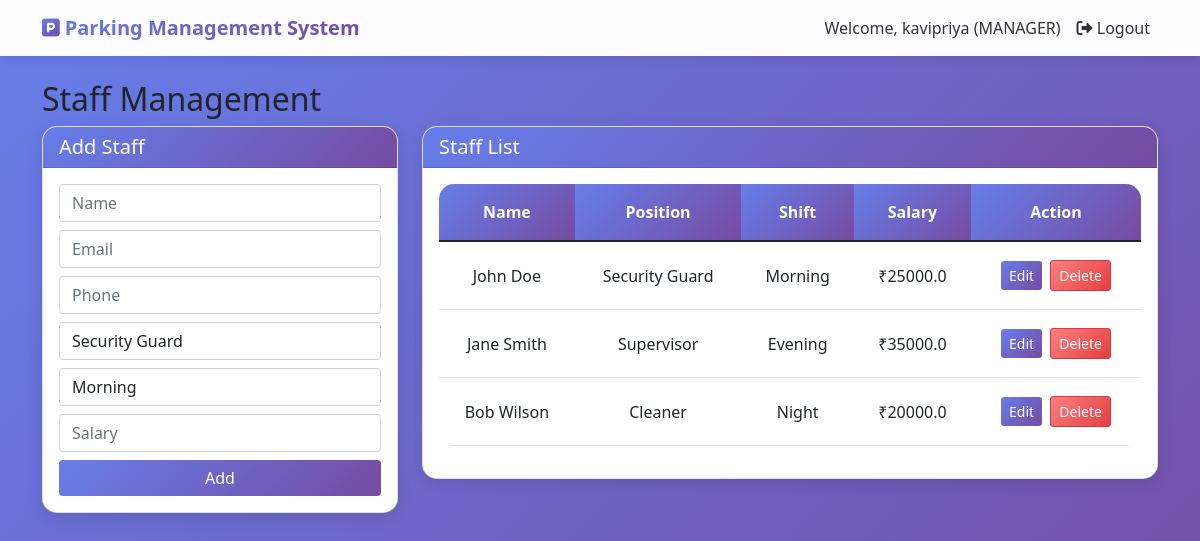
/manager/manage_staff (signed in), run on the app's committed database.
### models.py (models this page shows)
class User(UserMixin, db.Model):
    id = db.Column(db.Integer, primary_key=True)
    name = db.Column(db.String(100), nullable=False)
    email = db.Column(db.String(100), unique=True, nullable=False)
    phone = db.Column(db.String(15), nullable=False)
    password = db.Column(db.String(200), nullable=False)
    vehicle_number = db.Column(db.String(20), nullable=True)
    role = db.Column(db.String(30), default='user')
    created_at = db.Column(db.DateTime, default=datetime.utcnow)
    bookings = db.relationship('Booking', backref='user', lazy=True)
    manager_application = db.relationship('ManagerApplication', backref='user', uselist=False)

class Staff(db.Model):
    id = db.Column(db.Integer, primary_key=True)
    name = db.Column(db.String(100), nullable=False)
    email = db.Column(db.String(100), unique=True, nullable=False)
    phone = db.Column(db.String(15), nullable=False)
    position = db.Column(db.String(50), nullable=False)
    shift = db.Column(db.String(20), nullable=False)
    salary = db.Column(db.Float, nullable=False)
    joining_date = db.Column(db.DateTime, default=datetime.utcnow)
    status = db.Column(db.String(20), default='active')

### app.py (the view)
@app.route('/manager/manage_staff')
@login_required
def manage_staff():
    if current_user.role != 'manager':
        flash('Access denied!', 'danger')
        return redirect(url_for('user_dashboard'))
    staff_members = Staff.query.all()
    return render_template('manager/manage_staff.html', staff_members=staff_members)

### app.py (called while the page is built)
@login_manager.user_loader
def load_user(user_id):
    return User.query.get(int(user_id))

@app.context_processor
def utility_processor():
    return {'now': datetime.now}

### templates/manager/manage_staff.html
{% extends "base.html" %}
{% block content %}
<h2>Staff Management</h2>
<div class="row">
    <div class="col-md-4">
        <div class="card">
            <div class="card-header">
                <h5>Add Staff</h5>
            </div>
            <div class="card-body">
                <form method="POST" action="{{ url_for('add_staff') }}">
                    <div class="mb-2"><input type="text" name="name" placeholder="Name" class="form-control" required></div>
                    <div class="mb-2"><input type="email" name="email" placeholder="Email" class="form-control" required></div>
                    <div class="mb-2"><input type="tel" name="phone" placeholder="Phone" class="form-control" required></div>
                    <div class="mb-2">
                        <select name="position" class="form-control">
                            <option>Security Guard</option><option>Supervisor</option><option>Cleaner</option>
                        </select>
                    </div>
                    <div class="mb-2">
                        <select name="shift" class="form-control">
                            <option value="morning">Morning</option><option value="evening">Evening</option><option value="night">Night</option>
                        </select>
                    </div>
                    <div class="mb-2"><input type="number" name="salary" placeholder="Salary" class="form-control" required></div>
                    <button type="submit" class="btn btn-primary w-100">Add</button>
                </form>
            </div>
        </div>
    </div>
    <div class="col-md-8">
        <div class="card">
            <div class="card-header">
                <h5>Staff List</h5>
            </div>
            <div class="card-body">
                <table class="table">
                    <thead>
                        <tr>
                            <th>Name</th>
                            <th>Position</th>
                            <th>Shift</th>
                            <th>Salary</th>
                            <th>Action</th>
                        </tr>
                    </thead>
                    <tbody>
                        {% for staff in staff_members %}
                        <tr>
                            <td>{{ staff.name }}</td>
                            <td>{{ staff.position }}</td>
                            <td>{{ staff.shift }}</td>
                            <td>₹{{ staff.salary }}</td>
                            <td>
                                <a href="{{ url_for('edit_staff', staff_id=staff.id) }}"
                                   class="btn btn-primary btn-sm">Edit</a>
                                <a href="{{ url_for('delete_staff', staff_id=staff.id) }}"
                                   class="btn btn-danger btn-sm"
                                   onclick="return confirm('Delete this staff member?')">Delete</a>
                            </td>
                        </tr>
                        {% endfor %}
                    </tbody>
                </table>
            </div>
        </div>
    </div>
</div>
{% endblock %}

### templates/base.html (shortened to what this page needs)
<!DOCTYPE html>
<html lang="en">
<head>
    <link rel="stylesheet" href="{{ url_for('static', filename='css/style.css') }}">
    <link rel="stylesheet" href="https://cdnjs.cloudflare.com/ajax/libs/font-awesome/6.0.0/css/all.min.css">   <link href="https://cdn.jsdelivr.net/npm/bootstrap@5.1.3/dist/css/bootstrap.min.css" rel="stylesheet">
    <link rel="stylesheet" href="https://cdnjs.cloudflare.com/ajax/libs/font-awesome/6.0.0/css/all.min.css">
</head>
<body>
    <nav class="navbar navbar-expand-lg navbar-light">
        <div class="container">
            <a class="navbar-brand" href="/">
                <i class="fas fa-parking"></i> Parking Management System
            </a>
            <div class="collapse navbar-collapse" id="navbarNav">
                <ul class="navbar-nav ms-auto">
                    {% if current_user.is_authenticated %}
                        <li class="nav-item">
                            <span class="nav-link">Welcome, {{ current_user.name }} ({{ current_user.role|upper }})</span>
                        </li>
                        <li class="nav-item">
                            <a class="nav-link" href="{{ url_for('logout') }}">
                                <i class="fas fa-sign-out-alt"></i> Logout
                            </a>
                        </li>
                    {% endif %}
                </ul>
            </div>
        </div>
    </nav>
    <div class="container mt-4">
        {% block content %}{% endblock %}
    </div>
</body>
</html>

### static/css/style.css (style rules this page uses)
* { margin: 0; padding: 0; box-sizing: border-box; }
body { font-family: 'Poppins', 'Segoe UI', Tahoma, Geneva, Verdana, sans-serif; background: linear-gradient(135deg, #667eea 0%, #764ba2 100%); min-height: 100vh; overflow-x: hidden; }
.navbar { background: rgba(255, 255, 255, 0.98) !important; box-shadow: 0 2px 20px rgba(0, 0, 0, 0.1); backdrop-filter: blur(10px); padding: 1rem 0; }
.navbar-brand { font-size: 1.5rem; font-weight: bold; background: linear-gradient(135deg, #667eea 0%, #764ba2 100%); -webkit-background-clip: text; background-clip: text; color: transparent !important; transition: all 0.3s ease; }
.navbar-brand i { background: linear-gradient(135deg, #667eea 0%, #764ba2 100%); -webkit-background-clip: text; background-clip: text; color: transparent; }
.nav-link { color: #333 !important; font-weight: 500; transition: all 0.3s ease; position: relative; }
.nav-link::after { content: ''; position: absolute; width: 0; height: 2px; background: linear-gradient(135deg, #667eea 0%, #764ba2 100%); bottom: 0; left: 50%; transition: all 0.3s ease; }
.card { border: none; border-radius: 20px; box-shadow: 0 10px 40px rgba(0, 0, 0, 0.1); transition: all 0.3s ease; overflow: hidden; background: white; }
.card-header { background: linear-gradient(135deg, #667eea 0%, #764ba2 100%); color: white; border: none; padding: 1rem 1.5rem; font-weight: 600; }
.card-header h5, .card-header h3 { margin: 0; color: white; }
.card-body { padding: 1.5rem; }
.btn { border-radius: 50px; padding: 0.6rem 1.5rem; font-weight: 600; transition: all 0.3s ease; position: relative; overflow: hidden; }
.btn::before { content: ''; position: absolute; top: 50%; left: 50%; width: 0; height: 0; border-radius: 50%; background: rgba(255, 255, 255, 0.3); transform: translate(-50%, -50%); transition: width 0.6s, height 0.6s; }
.btn-primary { background: linear-gradient(135deg, #667eea 0%, #764ba2 100%); border: none; color: white; }
.btn-danger { background: linear-gradient(135deg, #fc8181 0%, #e53e3e 100%); border: none; }
.form-control, .form-select { border-radius: 10px; border: 2px solid #e2e8f0; padding: 0.7rem 1rem; transition: all 0.3s ease; font-size: 0.95rem; }
.table { border-radius: 15px; overflow: hidden; }
.table thead th { background: linear-gradient(135deg, #667eea 0%, #764ba2 100%); color: white; font-weight: 600; border: none; padding: 1rem; }
.table tbody tr { transition: all 0.3s ease; }
.table tbody td { padding: 1rem; vertical-align: middle; border-bottom: 1px solid #e2e8f0; }
.card, .dashboard-card, .alert { animation: fadeIn 0.6s ease; }
.table th, .table td { vertical-align:middle; text-align:center; }
.btn-sm { margin:2px; }
.card { box-shadow:0 2px 10px rgba(0,0,0,0.1); }

### templates/base.html (style rules this page uses)
body { background: linear-gradient(135deg, #667eea 0%, #764ba2 100%); min-height: 100vh; }
.navbar { background: rgba(255,255,255,0.95); box-shadow: 0 2px 10px rgba(0,0,0,0.1); }
.card { border-radius: 15px; box-shadow: 0 5px 15px rgba(0,0,0,0.1); transition: transform 0.3s; }
.btn-primary { background: linear-gradient(135deg, #667eea 0%, #764ba2 100%); border: none; }

### data on the page
User: name "kavipriya", role "MANAGER"
Staff: name "John Doe", position "Security Guard", shift "Morning", salary "25000.0"
Staff: name "Jane Smith", position "Supervisor", shift "Evening", salary "35000.0"
Staff: name "Bob Wilson", position "Cleaner", shift "Night", salary "20000.0"
